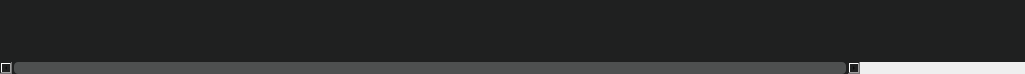
<?xml version="1.0" encoding="UTF-8"?>
<ui version="4.0">
 <class>myTimer</class>
 <widget class="QWidget" name="myTimer">
  <property name="geometry">
   <rect>
    <x>0</x>
    <y>0</y>
    <width>1025</width>
    <height>74</height>
   </rect>
  </property>
  <property name="minimumSize">
   <size>
    <width>0</width>
    <height>74</height>
   </size>
  </property>
  <property name="maximumSize">
   <size>
    <width>4523545</width>
    <height>74</height>
   </size>
  </property>
  <property name="windowTitle">
   <string>myTimer</string>
  </property>
  <layout class="QHBoxLayout" name="horizontalLayout">
   <property name="spacing">
    <number>0</number>
   </property>
   <property name="leftMargin">
    <number>0</number>
   </property>
   <property name="topMargin">
    <number>0</number>
   </property>
   <property name="rightMargin">
    <number>0</number>
   </property>
   <property name="bottomMargin">
    <number>0</number>
   </property>
   <item>
    <widget class="QScrollArea" name="scrollArea">
     <property name="styleSheet">
      <string notr="true">#scrollArea{
border:none;
}
  QScrollBar:horizontal {
      height:12px;
      background: #1f2020;
      padding-left:14px;
padding-right: 14px;
/*padding-bottom:3px;*/
margin: 0px 165px 0px 0px;

  }
QScrollBar::handle:horizontal{
    background:#4e5050;
    border-radius:4px;
    min-width:20;
}
QScrollBar::handle:horizontal:hover
{
    background:#888888; 
    border-radius:4px;
    min-width:20;
}
QScrollBar::add-line:horizontal {
      /*border: none;
      background: #1f2020;*/
border-image:url(:/image/image/right.png);
}
QScrollBar::add-line:horizontal:hover {
border-image:url(:/image/image/rightb.png);
}

QScrollBar::add-line:horizontal:pressed {
margin:1px;
}

QScrollBar::sub-line:horizontal {
     /* border: none;
      background: #1f2020;*/
border-image:url(:/image/image/left.png);
}  
QScrollBar::sub-line:horizontal:hover {
border-image:url(:/image/image/leftb.png);
}

QScrollBar::sub-line:horizontal:pressed {
margin:1px;
}

QScrollBar::add-page:horizontal,QScrollBar::sub-page:horizontal  
{
    background:#1f2020;
    border-radius:4px;
}
</string>
     </property>
     <property name="verticalScrollBarPolicy">
      <enum>Qt::ScrollBarAlwaysOff</enum>
     </property>
     <property name="horizontalScrollBarPolicy">
      <enum>Qt::ScrollBarAlwaysOn</enum>
     </property>
     <property name="widgetResizable">
      <bool>true</bool>
     </property>
     <widget class="QWidget" name="scrollAreaWidgetContents">
      <property name="geometry">
       <rect>
        <x>0</x>
        <y>0</y>
        <width>1025</width>
        <height>62</height>
       </rect>
      </property>
      <property name="sizePolicy">
       <sizepolicy hsizetype="Expanding" vsizetype="Expanding">
        <horstretch>0</horstretch>
        <verstretch>0</verstretch>
       </sizepolicy>
      </property>
      <property name="styleSheet">
       <string notr="true">
background-color:#1f2020;</string>
      </property>
      <layout class="QVBoxLayout" name="verticalLayout">
       <property name="spacing">
        <number>0</number>
       </property>
       <property name="leftMargin">
        <number>0</number>
       </property>
       <property name="topMargin">
        <number>0</number>
       </property>
       <property name="rightMargin">
        <number>0</number>
       </property>
       <property name="bottomMargin">
        <number>0</number>
       </property>
       <item>
        <widget class="timeDurationWidget" name="widget" native="true">
         <property name="styleSheet">
          <string notr="true"/>
         </property>
        </widget>
       </item>
      </layout>
     </widget>
    </widget>
   </item>
  </layout>
 </widget>
 <layoutdefault spacing="6" margin="11"/>
 <customwidgets>
  <customwidget>
   <class>timeDurationWidget</class>
   <extends>QWidget</extends>
   <header>timeDurationWidget.h</header>
   <container>1</container>
  </customwidget>
 </customwidgets>
 <resources/>
 <connections/>
</ui>
